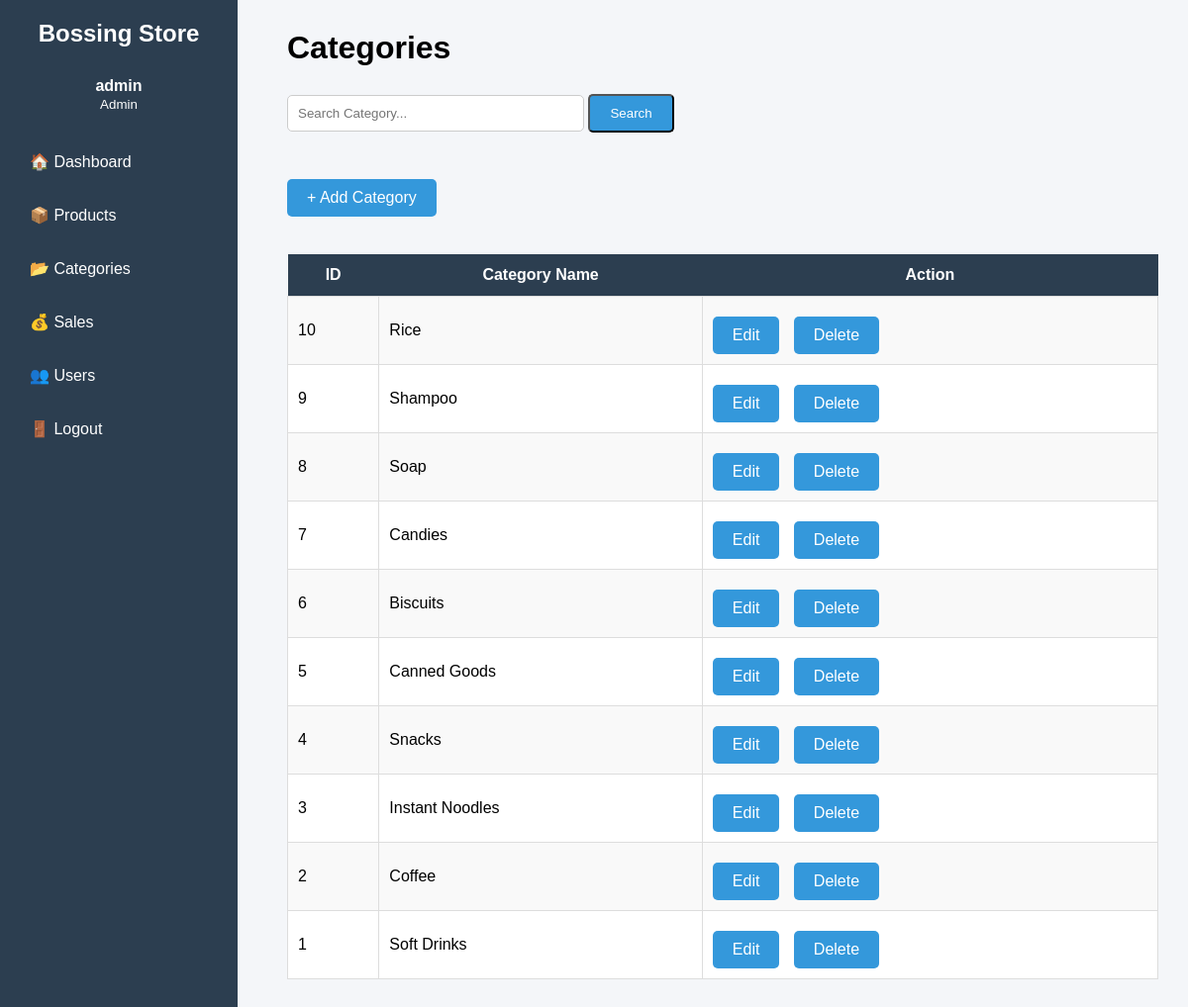
The app's page /categories.php (signed in) with its own data.
### tables this page shows
CREATE TABLE `categories` (
  `id` int(11) NOT NULL,
  `category_name` varchar(100) NOT NULL
);

### auth.php (called while the page is built, shortened)
<?php
function isAdmin()
{
    return isset($_SESSION['role']) && $_SESSION['role'] === "Admin";
}
?>

### categories.php (the view, shortened to what this page needs)
<?php
include 'config.php';
include 'auth.php';
$search = "";
$sql = "SELECT *
        FROM categories
        WHERE category_name LIKE ?
        ORDER BY id DESC";
$stmt = $conn->prepare($sql);
$searchParam = "%".$search."%";
$stmt->bind_param("s",$searchParam);
$stmt->execute();
$result = $stmt->get_result();
?>
<!DOCTYPE html>
<html>
<head>
    <link rel="stylesheet" href="style.css">
</head>
<body>
<?php include 'navbar.php'; ?>
<div class="main-content">
<h1>Categories</h1>
<br>
<form method="GET">
<input
type="text"
name="search"
class="search-box"
placeholder="Search Category..."
value="<?php echo htmlspecialchars($search); ?>">
<button
type="submit"
class="button">
Search
</button>
</form>
<br>
<?php if(isAdmin()){ ?>
<a
href="add_category.php"
class="button">
+ Add Category
</a>
<?php } ?>
<br><br>
<table>
<tr>
<th>ID</th>
<th>Category Name</th>
<?php if(isAdmin()){ ?>
<th>Action</th>
<?php } ?>
</tr>
<?php
if($result->num_rows>0)
{
while($row=$result->fetch_assoc())
{
?>
<tr>
<td>
<?php echo $row['id']; ?>
</td>
<td>
<?php echo htmlspecialchars($row['category_name']); ?>
</td>
<?php if(isAdmin()){ ?>
<td>
<a
href="edit_category.php?id=<?php echo $row['id']; ?>"
class="button">
Edit
</a>
<a
href="delete_category.php?id=<?php echo $row['id']; ?>"
class="button"
onclick="return confirm('Delete this category?');">
Delete
</a>
</td>
<?php } ?>
</tr>
<?php
}
}
?>
</table>
</div>
</body>
</html>

### style.css (style rules this page uses)
* { margin:0; padding:0; box-sizing:border-box; font-family:Arial, Helvetica, sans-serif; }
body { background:#f4f6f9; }
.main-content { margin-left:260px; padding:30px; }
.button { display:inline-block; padding:10px 20px; background:#3498db; color:white; text-decoration:none; border-radius:5px; margin-right:10px; margin-top:10px; }
table { width:100%; border-collapse:collapse; background:white; margin-top:20px; }
table th { background:#2c3e50; color:white; padding:12px; }
table td { padding:10px; border:1px solid #ddd; }
table tr:nth-child(even) { background:#f9f9f9; }
.search-box { width:300px; padding:10px; border:1px solid #ccc; border-radius:5px; margin-bottom:20px; }

### records on screen
categories: id "10", category_name "Rice"
categories: id "9", category_name "Shampoo"
categories: id "8", category_name "Soap"
categories: id "7", category_name "Candies"
categories: id "6", category_name "Biscuits"
categories: id "5", category_name "Canned Goods"
categories: id "4", category_name "Snacks"
categories: id "3", category_name "Instant Noodles"
categories: id "2", category_name "Coffee"
categories: id "1", category_name "Soft Drinks"

### other values on screen
$_SESSION['username'] "admin"
$_SESSION['role'] "Admin"
